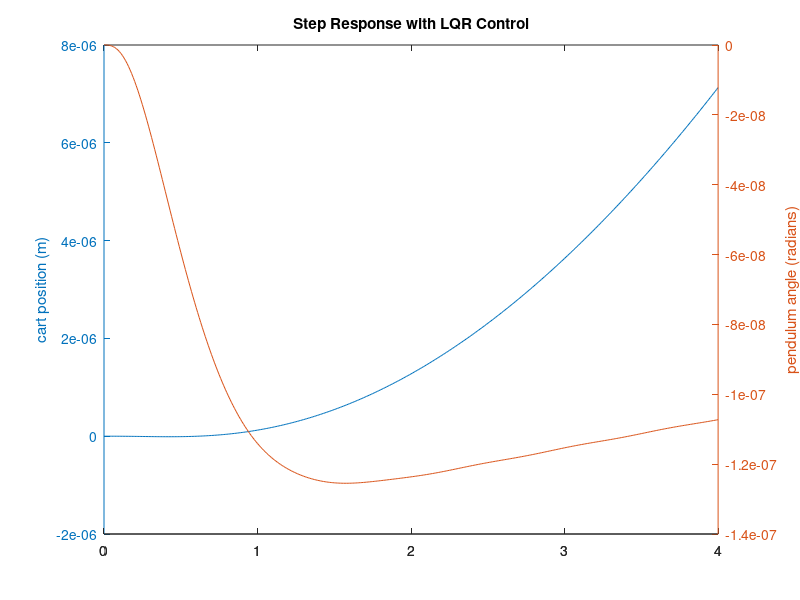

This figure's MATLAB source: (Note: this script raises an error after producing the figure.)
%
% Control the inverted pendulum, modeling it with a spring
%
% Warning: not controllable or observable... =(
%
%close all;
clear all;
pkg load control;

% Whether to create plots
plotAll = true;

%
% Pendulum model, the longer rod
%

% Sample rate / control frequency (Hz)
f = 300;
T = 1/f;
Maxpos = 0.25;              % Max carriage travel +- 0.25 m
Maxangle = 0.175;           % Max rod angle -- 10 deg
Maxvoltage = 20;            % Max motor voltage, V
pstart = 0.005;             % Carriage position starting limit, m
astart = 1*pi/180;          % Angle starting limit, rad
g = 9.81;                   % m/s^2     Gravitational constant

% SYSTEM PARAMETERS
% Measured Mechanical Parameters
d1 = 0.323;                % m         Length of pendulum 1 (long)
d2 = 0.079;                 % m         Length of pendulum 2 (short)
%mp1 = 0.0208;              % kg        Mass of pendulum 1
mp1 = 0.0318;
%mp2 = 0.0050;              % kg        Mass of pendulum 2
mp2 = 0.0085;
%m=0.8; % Makes state estimates better for some reason
m = 0.3163;                 % kg        Mass of carriage
rd = 0.0254/2;              % m         Drive pulley radius
md = 0.0375;                % kg        Mass of drive pulley (cylinder)
%mc1 = 0.0036;              % kg        Mass of clamp 1*
%mc2 = 0.0036;              % kg        Mass of clamp 2*
mc1 = 0.0085;
mc2 = mc1;

% *Clamp Dimensions
%  Rectangular 0.0254 x 0.01143 m
%  The pivot shaft is 0.00714 m from the end

% Motor Parameters (Data Sheet)
Im = 43e-7;                 % kg m^2/rad    Rotor moment of inertia
R = 4.09;                   % ohms          Resistance
kt = 0.0351;                % Nm/A          Torque constant
ke = 0.0351;                % Vs/rad        Back emf constant

% Derived Mechanical Parameters

                            % kg m^2/rad    Moment of inertia, clamp 1
%Ic1 = mc1*(0.01143^2 + 0.0254^2)/12 + mc1*(0.0127-0.00714)^2;
Ic1 = mc1*(0.0098^2 + 0.0379^2)/12;
Ic2 = Ic1;                  % kg m^2/rad    Moment of inertia, clamp 2
Id = md*(rd^2)/2;           % kg m^2/rad    Moment of inertia, drive pulley
Imd = Im + Id;              % kg m^2/rad    Moment of inertia, combined

J1 = Ic1 + mp1*(d1^2)/3;    % Total moment of inertia, pendulum 1 (long)
J2 = Ic2 + mp2*(d2^2)/3;    % Total moment of inertia, pendulum 2 (short)
Jd = Im + Id;               % Total moment of inertia, motor drive
Mc = m + mc1 + mc2;         % Total carriage mass

% Friction Test Data
%   Carriage Slope = 19 deg;  Terminal Velocity xdotss = 0.312 m/s; From
%       twincarriage.m; formula b = m g sin(theta)/xdotss
%   Pendulum 1 (long) Exponent a1 = 0.0756 1/s;  From longfit.m
%   Pendulum 2 (short) Exponent a2 = 0.2922 1/s; From shortfit.m
%        formula b = 2 a J

%alpha = 19;
alpha = 12.2;
%xdotss = 0.312;
xdotss = 0.4852;
%a1 = 0.0756;
%a2 = 0.2922;
a1 = 0.0185;
a2 = 0.012;
                            % Ns/m    Viscous friction of carriage system
b = (Mc + mp1 + mp2)*g*sin(alpha*pi/180)/xdotss;
b1 = 2*a1*J1;               % Nms/rad    Viscous friction of pendulum 1 (rotational)
b2 = 2*a2*J2;               % Nms/rad    Viscous friction of pendulum 2 (rotational)

scale = [rd*2*pi/4096  2*pi/4096 -0.05/250];

% Additional variables
l1 = d1/2;
l2 = d2/2;
bc = b;
Km = kt;

% Fiddle with these values...
Ks = 0.1;
bm = 1;

%
% State space equations with the spring
%

% Denominator
p = (Mc*l1^2*l2^2*mp1*mp2+J1*Mc*l2^2*mp2+J1*l2^2*mp1*mp2+J2*Mc*l1^2*mp1+J2*l1^2*mp1*mp2+J1*J2*Mc+J1*J2*mp1+J1*J2*mp2);
A = [
    % xd
    0 1 0 0 0 0 0 0;
    % xdd
     -(-Ks*l1^2*l2^2*mp1*mp2-J1*Ks*l2^2*mp2-J2*Ks*l1^2*mp1-J1*J2*Ks)/p -(bc*l1^2*l2^2*mp1*mp2+J1*bc*l2^2*mp2+J2*bc*l1^2*mp1+J1*J2*bc)/p -(-g*l1^2*l2^2*mp1^2*mp2-J2*g*l1^2*mp1^2)/p 0 -(-g*l1^2*l2^2*mp1*mp2^2-J1*g*l2^2*mp2^2)/p 0 -(Ks*l1^2*l2^2*mp1*mp2*rd+J1*Ks*l2^2*mp2*rd+J2*Ks*l1^2*mp1*rd+J1*J2*Ks*rd)/p 0;
    % theta1d
    0 0 0 1 0 0 0 0;
    % theta1dd
    -(-Ks*l2^2*mp2-J2*Ks)*l1*mp1/p -(bc*l2^2*mp2+J2*bc)*l1*mp1/p -(-Mc*g*l2^2*mp2-g*l2^2*mp1*mp2-J2*Mc*g-J2*g*mp1-J2*g*mp2)*l1*mp1/p 0 +g*l2^2*mp2^2*l1*mp1/p 0 -(Ks*l2^2*mp2*rd+J2*Ks*rd)*l1*mp1/p 0;
    % theta2d
    0 0 0 0 0 1 0 0;
    % theta2dd
    +mp2*l2*(-Ks*l1^2*mp1-J1*Ks)/p +mp2*l2*(bc*l1^2*mp1+J1*bc)/p -mp2*l2*g*l1^2*mp1^2/p 0 +mp2*l2*(-Mc*g*l1^2*mp1-g*l1^2*mp1*mp2-J1*Mc*g-J1*g*mp1-J1*g*mp2)/p 0 +mp2*l2*(Ks*l1^2*mp1*rd+J1*Ks*rd)/p 0;
    % thetamd
    0 0 0 0 0 0 0 1;
    % thetamdd
    0 0 0 0 0 0 0 -(Km^2+R*bm)/(Jd*R) ];
B = [0;
     0;
     0;
     0;
     0;
     0;
     0;
     Km/(Jd*R)];
C = [1 0 0 0 0 0 0 0;
     0 0 1 0 0 0 0 0];
D = [0;
     0];

states = {'x' 'x_dot' 'theta1' 'theta1_dot' 'theta2' 'theta2_dot' 'thetam' 'thetam_dot'};
inputs = {'v'};
outputs = {'x'; 'theta1'};
sys_ss = ss(A,B,C,D,'statename',states,'inputname',inputs,'outputname',outputs);

% Poles for our system
original_poles = eig(A);

%
% Discretize
%
sys_d = c2d(sys_ss, T, 'zoh');
%H = tf(sys_d);

% Check if controllable and observable
co = ctrb(sys_d);
ob = obsv(sys_d);

controllability = rank(co);
observability = rank(ob);

if controllability == 8
	disp('System is controllable. Yay!')
else
	disp('System is not controllable. This is bad.')
end
if observability == 8
	disp('System is observable. Yay!')
else
	disp('System is not observable. This is bad.')
end

% Original poles are:
%
%   0.00000 + 0.00000i
%  -4.44367 + 0.00000i
%  -0.04895 + 5.15645i
%  -0.04895 - 5.15645i
%
%
% With V -> x,phi model:
%
%    0.00000 + 0.00000i
%   -9.77403 + 0.00000i
%   -0.04054 + 5.12175i
%   -0.04054 - 5.12175i
%
% which are way out of the unit circle.
%
poles = eig(A);

%
% Create a controller with LQR and simulate it
% http://ctms.engin.umich.edu/CTMS/index.php?example=InvertedPendulum&section=ControlStateSpace
%

Q = C'*C;
Q(1,1) = 1000;
Q(3,3) = 100;
R = 0.1;

K = lqr(A,B,Q,R);

Ac = [(A-B*K)];
Bc = [B];
Cc = [C];
Dc = [D];

sys_cl = ss(Ac,Bc,Cc,Dc,'statename',states,'inputname',inputs,'outputname',outputs);

t = 0:0.01:4;
r = 0.2*ones(size(t));
if plotAll
    figure;
    [y,t,x]=lsim(sys_cl,r,t);
    [AX,H1,H2] = plotyy(t,y(:,1),t,y(:,2),'plot');
    set(get(AX(1),'Ylabel'),'String','cart position (m)');
    set(get(AX(2),'Ylabel'),'String','pendulum angle (radians)');
    title('Step Response with LQR Control');
end

%
% Correcting the cart position error. Now the cart actually ends up at 0.2
% meters as we were commanding it.
%
Cn = [1 0 0 0 0 0 0 0];
sys_ss = ss(A,B,Cn,0);
Nbar = rscale(sys_ss,K);

sys_cl = ss(Ac,Bc*Nbar,Cc,Dc,'statename',states,'inputname',inputs,'outputname',outputs);

r =0.2*ones(size(t));
if plotAll
    figure;
    [y,t,x]=lsim(sys_cl,r,t);
    [AX,H1,H2] = plotyy(t,y(:,1),t,y(:,2),'plot');
    set(get(AX(1),'Ylabel'),'String','cart position (m)');
    set(get(AX(2),'Ylabel'),'String','pendulum angle (radians)');
    title('Step Response with Precompensation and LQR Control');
end

%
% Designing observer/estimator
%
% Our slowest pole's real value is at -1.7891. Let's try placing our
% estimator's poles at -20.
%
poles = eig(Ac);

P = [-30 -31 -32 -33 -34 -35 -36 -37];
L = place(A',C',P)';

%
%
%
Ace = [(A-B*K) (B*K);
       zeros(size(A)) (A-L*C)];
Bce = [B*Nbar;
       zeros(size(B))];
Cce = [Cc zeros(size(Cc))];
Dce = [0;0];

states_est = {'x' 'x_dot' 'theta1' 'theta1_dot' 'theta2' 'theta2_dot' 'thetam'
    'thetam_dot' 'e1' 'e2' 'e3' 'e4' 'e5' 'e6' 'e7' 'e8'};
sys_est_cl = ss(Ace,Bce,Cce,Dce,'statename',states_est,'inputname',inputs,'outputname',outputs);

r = 0.2*ones(size(t));
if plotAll
    figure;
    [y,t,x]=lsim(sys_est_cl,r,t);
    [AX,H1,H2] = plotyy(t,y(:,1),t,y(:,2),'plot');
    set(get(AX(1),'Ylabel'),'String','cart position (m)');
    set(get(AX(2),'Ylabel'),'String','pendulum angle (radians)');
    title('Step Response with Observer-Based State-Feedback Control');
end

%
% Simulating the plant separately from our control and esimation, getting
% closer to what will actually run on the pendulum
%

% To get discretized
sys_est_only = ss(A, [B L], C, [D [0;0] [0;0]]);
sys_est_only_d = c2d(sys_est_only, T, 'zoh');

if plotAll
%if false
    % We have 4 state variables, and need the current and past values
    state = zeros(8, 2);
    eststate = zeros(8, 2);

    % The states we want to plot
    N = 4*f;
    output = zeros(N, 2);
    estoutput = zeros(2, 1);
    estoutputhistory = zeros(N, 2);

    % Constant input command
    r = 0.2;
    input = zeros(N,1);

    for i = 1:N
        % Our control law
        input(i) = r*Nbar - K*eststate(:,1);
        %input(i) = r*Nbar - K*(eststate(:,1) - [1;0;0;0]*r);
        %input(i) = r*Nbar - K*[state(1,1); eststate(2,1); state(3,1); eststate(4,1)];

        % Max out at +/- Maxvoltage
        input(i) = min(max(input(i),-Maxvoltage),Maxvoltage);

        % Estimation
        y = [state(1,1); state(3,1)]; % Use only the measured part of the state
        uvec = [input(i); y-estoutput];
        eststate(:,1) = sys_est_only_d.a*eststate(:,2) + sys_est_only_d.b*uvec;
        estoutput = sys_est_only_d.c*eststate(:,2) + sys_est_only_d.d*uvec;

        % Simulate actual system
        state(:,1) = sys_d.a*state(:,2) + sys_d.b*input(i);
        output(i,:) = sys_d.c*state(:,2) + sys_d.d*input(i);

        % Save the new states in the old state
        eststate(:,2) = eststate(:,1);
        state(:,2) = state(:,1);

        % Save so we can plot
        estoutputhistory(i,:) = estoutput';
    end

    t = 0:T:(size(estoutputhistory,1)-1)/f;
    figure;
    [AX,H1,H2] = plotyy(t,estoutputhistory(:,1),t,estoutputhistory(:,2),'plot');
    set(get(AX(1),'Ylabel'),'String','cart position (m)');
    set(get(AX(2),'Ylabel'),'String','pendulum angle (radians)');
    title('state estimates - without lsim');

    % Plot the input, make sure it's not > Maxvoltage
    figure;
    plot(t,estoutputhistory(:,1),'-r',
         t,estoutputhistory(:,2),'-b',
         t,input,'-g');
end
